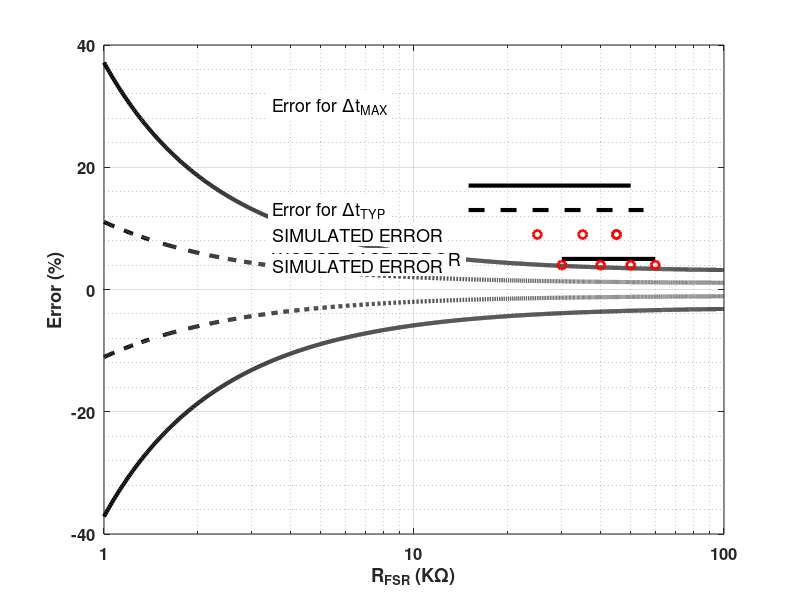

Write the MATLAB code that produced this figure.
%Week 4 Simulation Result and Calculation Result
%Improvement of last week analysis
clear all
clc
delta_t1 = 32e-6;
delta_t2 = 92e-6;
C = 637e-9;
Rref = 1e4;
Rfsr = 1e3:10:100e3;
% Simulation
% t1 = 10e-7:1e-4:10e-5;
% t2 = 10e-6*ones(1,length(t1));
% Ideal_time_ratio = t1./t2;
 
Ideal_time_ratio = Rfsr./Rref;
t1 = 0.5*C*Rfsr;
t2 = 0.5*C*Rref*ones(1,length(t1));

rand_delta_t1 = 31e-6*rand(1,length(t1));
rand_delta_t2 = 31e-6*rand(1,length(t1));

t2_wError = t2 - rand_delta_t2;
t1_wError = t1 + rand_delta_t1;
timeRatio_wError = t1_wError./t2_wError;

% +/- Error
Error_sim1 = ((timeRatio_wError./Ideal_time_ratio)-1)*100;
Error_sim2 = (1-(timeRatio_wError./Ideal_time_ratio))*100;
 
error = (delta_t1./(0.5*C))*(1./Rfsr+1/Rref)*100;
error1 = (delta_t2./(0.5*C))*(1./Rfsr+1/Rref)*100;
error11 = error1./(1-delta_t2./(C*Rfsr));

%error2 = (delta_t3./C)*(1./Rfsr+1/Rref)*100;
set(0,'defaultaxesfontsize',12)
set(0, 'defaultAxesfontweight', 'bold')
figure1=figure(1)
grid on
semilogx(Rfsr, error,'--k', 'LineWidth',3);
xlabel('R_{FSR} (K\Omega)')
set(gca,'XTick',[1 1000 10000 100000])
set(gca,'XtickLabel',{'1','1', '10', '100'})
%title('Force Sensitive Resistor vs Error')
ylabel('Error (%)')
hold on
semilogx(Rfsr, -error,'--k', 'LineWidth',3);
grid on
grid minor
hold on
semilogx(Rfsr, error11,'-k', 'LineWidth',3);
hold on
semilogx(Rfsr, -error11,'-k', 'LineWidth',3);
SZ = 5%linspace(1,1,1);
hold on
scatter(Ideal_time_ratio*Rref, Error_sim1,SZ,'r');
hold on
scatter(Ideal_time_ratio*Rref,Error_sim2,SZ, 'r');

% lgd = legend('Experiment','Simulation');
% lgd.FontSize = 16;



% Annotate
 text(3500,5,'WORST CASE ERROR', ...
     'BackgroundColor',[1 1 1],'FontSize',13)
 plot([30000 60000],[5 5],'-','Color',[0 0 0 ],'LineWidth',3)
 text(3500,4,'SIMULATED ERROR', ...
    'BackgroundColor',[1 1 1],'FontSize',13)
 plot([30000 40000],[4 4],'o','Color',[1 0 0 ],'LineWidth',2)
 plot([50000 60000],[4 4],'o','Color',[1 0 0 ],'LineWidth',2)

 text(3500,30,'Error for \Deltat_{MAX}', ...
     'BackgroundColor',[1 1 1],'FontSize',13)
 plot([15000 50000],[17 17],'-','Color',[0 0 0 ],'LineWidth',3)

 text(3500,13,'Error for \Deltat_{TYP}', ...
     'BackgroundColor',[1 1 1],'FontSize',13)
 plot([15000 55000],[13 13],'--','Color',[0 0 0 ],'LineWidth',3)
 text(3500,9,'SIMULATED ERROR', ...
    'BackgroundColor',[1 1 1],'FontSize',13)
 plot([25000 35000],[9 9],'o','Color',[1 0 0 ],'LineWidth',2)
 plot([45000 45000],[9 9],'o','Color',[1 0 0 ],'LineWidth',2)
 
 
%saveas(figure1,'loglog.jpeg')
%saveas(figure1,'error_analysis.pdf')